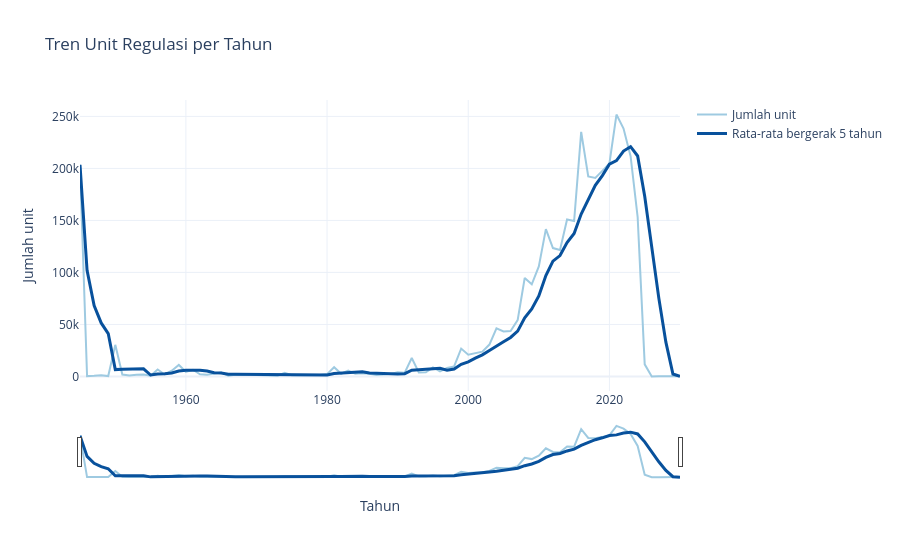

Notebook code for this chart:
### Markdown cell above
## 3. Enam visualisasi interaktif

Plot di bawah bersifat interaktif: arahkan kursor untuk detail, gunakan legenda untuk menyaring kategori, serta gunakan toolbar Plotly untuk zoom/unduh gambar.

### Code cell
# Visualisasi 1 — Tren jumlah unit dan rata-rata bergerak lima tahun
fig1 = go.Figure()
fig1.add_trace(go.Scatter(x=tahunan['Year'], y=tahunan['jumlah_unit'], mode='lines', name='Jumlah unit', line=dict(color='#9ecae1')))
fig1.add_trace(go.Scatter(x=tahunan['Year'], y=tahunan['ma_5_tahun'], mode='lines', name='Rata-rata bergerak 5 tahun', line=dict(color='#08519c', width=3)))
fig1.update_layout(title='Tren Unit Regulasi per Tahun', xaxis_title='Tahun', yaxis_title='Jumlah unit', hovermode='x unified', template='plotly_white')
fig1.update_xaxes(rangeslider_visible=True)
fig1.show()
